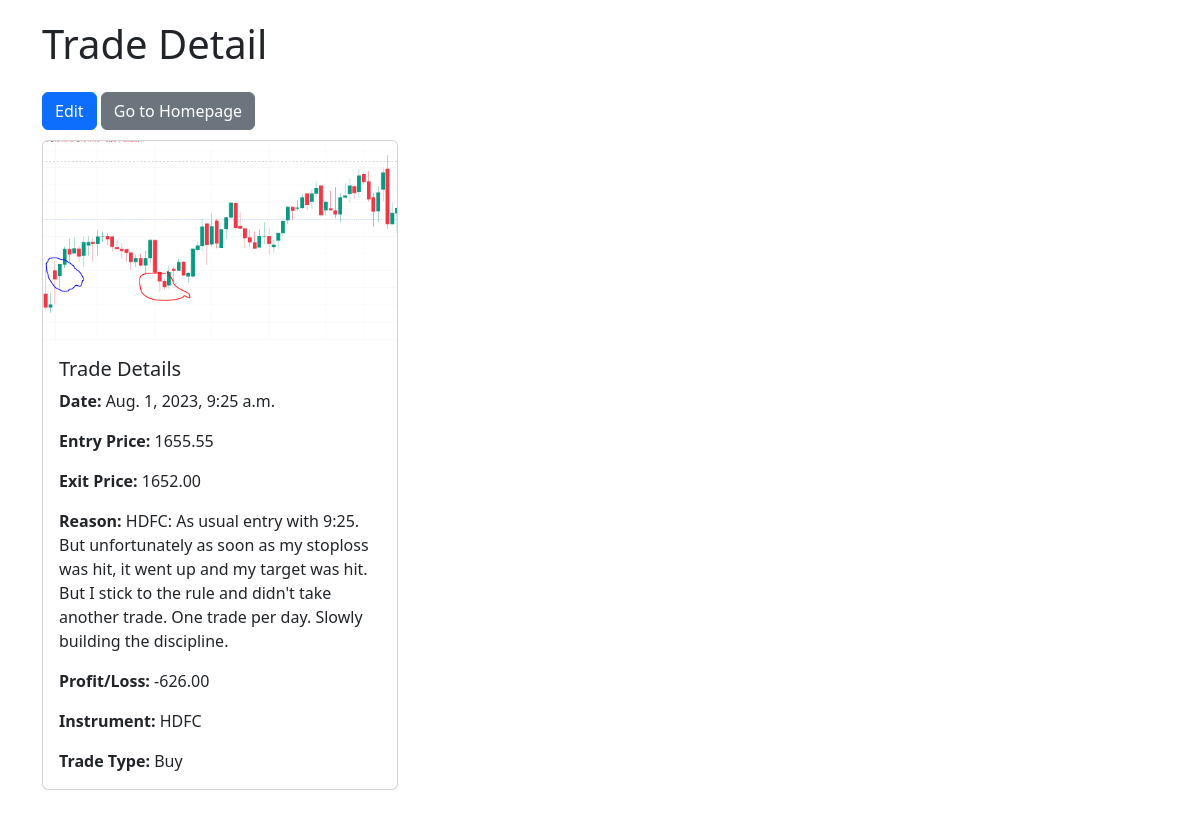
/trade/4/, run on the app's committed database.
### trading_journal_app/models.py (models this page shows, shortened)
class Trade(models.Model):
    date = models.DateTimeField()
    instrument = models.CharField(max_length=100,default="NULL")
    type_choices = (
        ("Buy", "Buy"),
        ("Sell", "Sell"),
    )
    trade_type = models.CharField(max_length=255, choices=type_choices, default="Buy")
    quantity = models.DecimalField(max_digits=10, decimal_places=2,default=0)
    entry_price = models.DecimalField(max_digits=10, decimal_places=2)
    exit_price = models.DecimalField(max_digits=10, decimal_places=2)
    reason = models.TextField()
    profit_loss = models.DecimalField(max_digits=10, decimal_places=2)
    class Meta:
        ordering = ['-date']

class TradeScreenshot(models.Model):
    trade = models.ForeignKey(Trade, on_delete=models.CASCADE)
    screenshot = models.ImageField(upload_to='trade_screenshots/')

### trading_journal_app/views.py (the view)
# urls.py: path('trade/<int:pk>/', views.trade_detail, name='trade_detail'),
def trade_detail(request, pk):
    trade = get_object_or_404(Trade, pk=pk)
    labels = ['Profit', 'Loss']
    values = [1 if trade.profit_loss > 0 else 0, 1 if trade.profit_loss < 0 else 0]
    context = {
        'trade': trade,
        'labels_json': json.dumps(labels),
        'values_json': json.dumps(values),
    }
    return render(request, 'trading_journal_app/trade_detail.html', context)

### trading_journal_app/templates/trading_journal_app/trade_detail.html (shortened to what this page needs)
<!DOCTYPE html>
<html>
<head>
    <link rel="stylesheet" href="https://cdn.jsdelivr.net/npm/bootstrap@5.3.0/dist/css/bootstrap.min.css">
</head>
<body>
    <div class="container">
        <h1 class="mb-4">Trade Detail</h1>
        <div class="row">
            <div class="col-md-4">
                <button class="btn btn-primary edit-button" onclick="redirectToEditPage({{ trade.id }})">Edit</button>
                <button class="btn btn-secondary homepage-buttom" onclick="redirectToHomepage()">Go to Homepage</button>
                <div class="trade-card card">
                    <img class="card-img-top" src="{% if trade.tradescreenshot_set.exists %}{{ trade.tradescreenshot_set.first.screenshot.url }}{% else %}https://via.placeholder.com/300x200?text=No+Screenshot{% endif %}" alt="Trade Screenshot" onclick="showEnlargedImage('{% if trade.tradescreenshot_set.exists %}{{ trade.tradescreenshot_set.first.screenshot.url }}{% else %}https://via.placeholder.com/300x200?text=No+Screenshot{% endif %}')">
                    <div class="card-body">
                        <h5 class="card-title">Trade Details</h5>
                        <p class="card-text"><strong>Date:</strong> {{ trade.date }}</p>
                        <p class="card-text"><strong>Entry Price:</strong> {{ trade.entry_price }}</p>
                        <p class="card-text"><strong>Exit Price:</strong> {{ trade.exit_price }}</p>
                        <p class="card-text"><strong>Reason:</strong> {{ trade.reason }}</p>
                        <p class="card-text"><strong>Profit/Loss:</strong> {{ trade.profit_loss }}</p>
                        <p class="card-text"><strong>Instrument:</strong> {{ trade.instrument }}</p>
                        <p class="card-text"><strong>Trade Type:</strong> {{ trade.trade_type }}</p>
                    </div>
                </div>
            </div>
        </div>
    </div>
</body>
</html>

### trading_journal_app/templates/trading_journal_app/trade_detail.html (style rules this page uses)
body { padding: 20px; }
.trade-card { margin-bottom: 20px; }
.card-img-top { height: 200px; object-fit: cover; }
.edit-button { margin-bottom: 10px; }
.homepage-buttom { margin-bottom: 10px; }

### data on the page
Trade: tradescreenshot_set.first.screenshot (picture), date "Aug. 1, 2023, 9:25 a.m.", entry_price "1655.55", exit_price "1652.00", reason "HDFC: As usual entry with 9:25. But unfortunately as soon as my stoploss was hit, it went up and my target was hit. But I stick to the rule and didn't take another trade. One trade per day. Slowly building the discipline.", profit_loss "-626.00", instrument "HDFC", trade_type "Buy"
